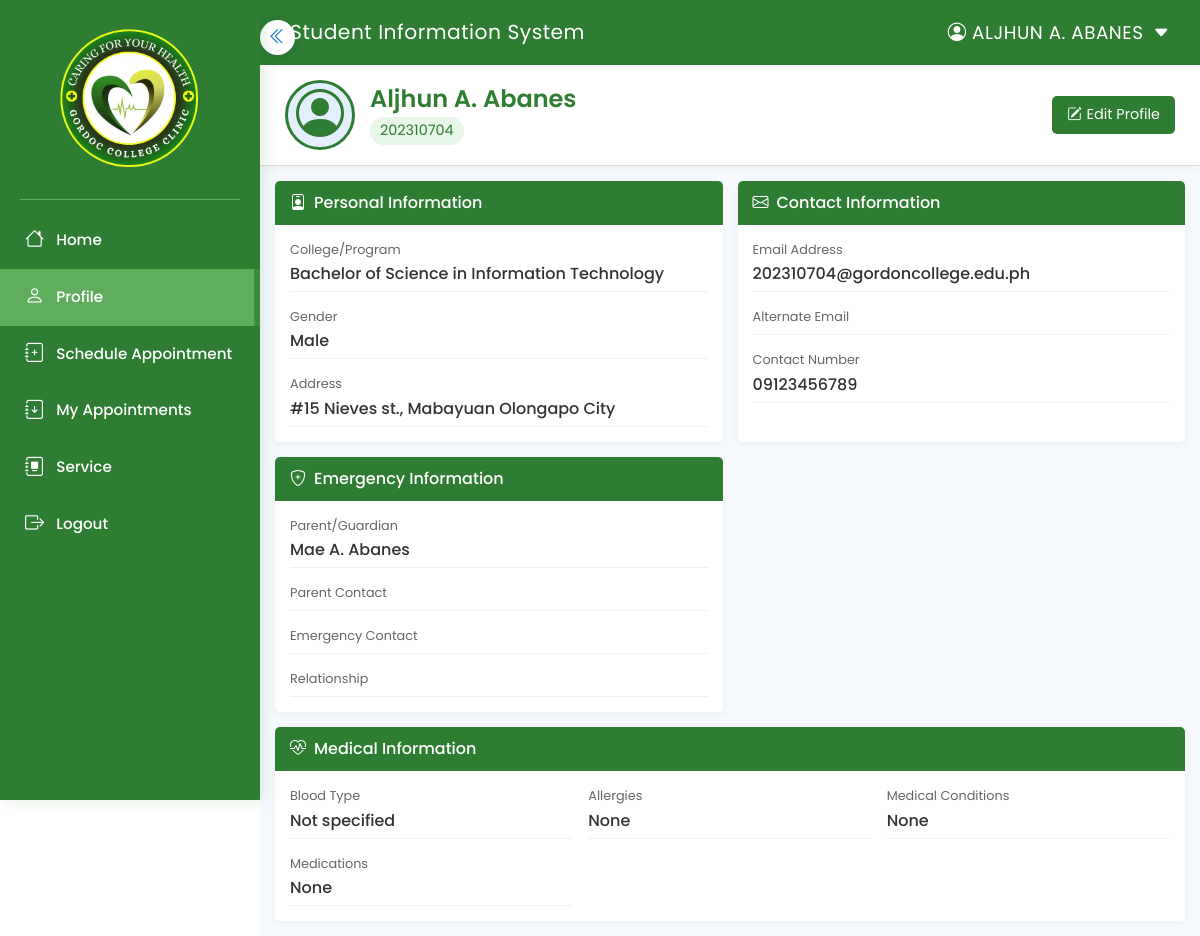
The app's page /studentHome.php (signed in) with its own data.
### tables this page shows
CREATE TABLE `students` (
  `studentID` bigint(20) NOT NULL,
  `name` varchar(100) DEFAULT NULL,
  `address` varchar(255) DEFAULT NULL,
  `parentGuardian` varchar(100) DEFAULT NULL,
  `contactNumber` varchar(20) DEFAULT NULL,
  `course` varchar(100) DEFAULT NULL,
  `dateOfBirth` date DEFAULT NULL,
  `email` varchar(100) DEFAULT NULL,
  `gender` varchar(10) DEFAULT NULL,
  `lastLogin` datetime DEFAULT NULL,
  `lastUpdated` datetime DEFAULT NULL,
  `otpCode` varchar(10) DEFAULT NULL,
  `otpExpiry` datetime DEFAULT NULL,
  `password` varchar(100) DEFAULT NULL,
  `yearLevel` varchar(20) DEFAULT NULL,
  `year` varchar(10) DEFAULT NULL,
  `profilePhoto` varchar(255) DEFAULT NULL,
  `firstName` varchar(100) DEFAULT NULL,
  `lastName` varchar(100) DEFAULT NULL
);

### studentHome.php (the view, shortened to what this page needs)
<?php
include 'config.php';
$student_id = trim($_SESSION['studentID']);
$query = "SELECT * FROM students WHERE StudentID = ?";
$stmt = $conn->prepare($query);
$stmt->bind_param("s", $student_id);
$stmt->execute();
$result = $stmt->get_result();
if ($result) {
    $student_data = $result->fetch_assoc();
} else {
    echo "";
    echo "Error fetching student data: " . $conn->error;
    exit;
}
?>
<!DOCTYPE html>
<html lang="en">
<head>
    <link href="https://cdn.jsdelivr.net/npm/bootstrap@5.3.0-alpha1/dist/css/bootstrap.min.css" rel="stylesheet">
    <link href="https://cdn.jsdelivr.net/npm/bootstrap-icons/font/bootstrap-icons.css" rel="stylesheet">
</head>
<body>
    <button class="toggle-btn" id="sidebarToggle" aria-label="Toggle sidebar">
    </button>
    <div class="sidebar" id="sidebar">
        <img src="img/GCLINIC.png" alt="Logo">
        <div class="sidebar-divider"></div>
        <a href="studentDashboard.php"><i class="bi bi-house"></i> Home</a>
        <a href="studentHome.php" class="active"><i class="bi bi-person"></i> Profile</a>
        <a href="appointment.php"><i class="bi bi-journal-plus"></i> Schedule Appointment</a>
        <a href="schedule.php"><i class="bi bi-journal-arrow-down"></i> My Appointments</a>
        <a href="services.php"><i class="bi bi-journal-album"></i> Service</a>
        <a href="logout.php"><i class="bi bi-box-arrow-right"></i> Logout</a>
    </div>
    <div class="top-bar custom-navbar">
        <div class="navbar-title">Student Information System</div>
        <div class="navbar-user" id="navbarUser">
            <i class="bi bi-person-circle"></i>
            <span class="navbar-username"><?php echo strtoupper(htmlspecialchars($student_data['name'] ?? '')); ?></span>
            <i class="bi bi-caret-down-fill" style="font-size: 0.9em; margin-left: 4px;"></i>
        </div>
    </div>
    <div class="main-content" style="margin-left:260px; padding:0; min-height:100vh; background:#f6faff;">
        <div class="profile-header-bar">
            <div class="profile-photo-container">
                <?php if (!empty($student_data['profilePhoto']) && file_exists($student_data['profilePhoto'])): ?>
                    <img src="<?php echo htmlspecialchars($student_data['profilePhoto']); ?>" alt="Profile Photo" class="profile-photo">
                <?php else: ?>
                    <i class="bi bi-person-circle"></i>
                <?php endif; ?>
            </div>
            <div class="profile-header-info">
                <h2><?php echo htmlspecialchars(trim(($student_data['firstName'] ?? '') . ' ' . ($student_data['lastName'] ?? ''))); ?></h2>
                <div class="profile-id-badge"><?php echo htmlspecialchars($student_data['studentID'] ?? ''); ?></div>
            </div>
            <button type="button" class="edit-profile-btn" data-bs-toggle="modal" data-bs-target="#updateProfileModal">
                <i class="bi bi-pencil-square"></i> Edit Profile
            </button>
        </div>
        <div class="profile-content">
            <div class="info-section">
                <div class="info-header">
                    <i class="bi bi-person-badge"></i> Personal Information
                </div>
                <div class="info-grid">
                    <div class="info-item">
                        <div class="info-label">College/Program</div>
                        <div class="info-value"><?php echo htmlspecialchars($student_data['course'] ?? ''); ?></div>
                    </div>
                    <div class="info-item">
                        <div class="info-label">Gender</div>
                        <div class="info-value"><?php echo htmlspecialchars($student_data['gender'] ?? ''); ?></div>
                    </div>
                    <div class="info-item">
                        <div class="info-label">Address</div>
                        <div class="info-value"><?php echo htmlspecialchars($student_data['address'] ?? ''); ?></div>
                    </div>
                </div>
            </div>
            <div class="info-section">
                <div class="info-header">
                    <i class="bi bi-envelope"></i> Contact Information
                </div>
                <div class="info-grid">
                    <div class="info-item">
                        <div class="info-label">Email Address</div>
                        <div class="info-value"><?php echo htmlspecialchars($student_data['email'] ?? ''); ?></div>
                    </div>
                    <div class="info-item">
                        <div class="info-label">Alternate Email</div>
                    </div>
                    <div class="info-item">
                        <div class="info-label">Contact Number</div>
                        <div class="info-value"><?php echo htmlspecialchars($student_data['contactNumber'] ?? ''); ?></div>
                    </div>
                </div>
            </div>
            <div class="info-section">
                <div class="info-header">
                    <i class="bi bi-shield-plus"></i> Emergency Information
                </div>
                <div class="info-grid">
                    <div class="info-item">
                        <div class="info-label">Parent/Guardian</div>
                        <div class="info-value"><?php echo htmlspecialchars($student_data['parentGuardian'] ?? ''); ?></div>
                    </div>
                    <div class="info-item">
                        <div class="info-label">Parent Contact</div>
                    </div>
                    <div class="info-item">
                        <div class="info-label">Emergency Contact</div>
                    </div>
                    <div class="info-item">
                        <div class="info-label">Relationship</div>
                    </div>
                </div>
            </div>
            <div class="info-section">
                <div class="info-header">
                    <i class="bi bi-heart-pulse"></i> Medical Information
                </div>
                <div class="info-grid">
                    <div class="info-item">
                        <div class="info-label">Blood Type</div>
                        <div class="info-value"><?php echo htmlspecialchars($student_data['bloodType'] ?? 'Not specified'); ?></div>
                    </div>
                    <div class="info-item">
                        <div class="info-label">Allergies</div>
                        <div class="info-value"><?php echo htmlspecialchars($student_data['allergies'] ?? 'None'); ?></div>
                    </div>
                    <div class="info-item">
                        <div class="info-label">Medical Conditions</div>
                        <div class="info-value"><?php echo htmlspecialchars($student_data['medicalConditions'] ?? 'None'); ?></div>
                    </div>
                    <div class="info-item">
                        <div class="info-label">Medications</div>
                        <div class="info-value"><?php echo htmlspecialchars($student_data['medications'] ?? 'None'); ?></div>
                    </div>
                </div>
            </div>
        </div>
    </div>
</body>
</html>

### studentHome.php (style rules this page uses)
body { margin: 0; font-family: 'Poppins', sans-serif; overflow-x: hidden; }
.sidebar { width: 260px; height: 100vh; position: fixed; background-color: #2e7d32 !important; color: white; padding-top: 15px; box-shadow: 4px 0 15px rgba(46, 125, 50, 0.15); transition: transform 0.3s ease; z-index: 2000; overflow-y: hidden; left: 0; top: 0; display: block; }
.sidebar img { width: 65%; height: auto; margin: 0 auto 15px; display: block; filter: none; transition: transform 0.3s ease; }
.sidebar-divider { border-bottom: 1.5px solid #60ad5e; margin: 12px 20px; }
.sidebar a { display: flex; align-items: center; color: #fff; text-decoration: none; padding: 14px 25px; width: 100%; transition: all 0.3s ease; font-size: 0.95rem; font-weight: 500; position: relative; overflow: hidden; }
.sidebar a i { margin-right: 12px; font-size: 1.2rem; transition: transform 0.3s ease; }
.sidebar a.active { background: #60ad5e; color: #fff; border-right: 6px solid #388e3c; }
.top-bar.custom-navbar { width: calc(100% - 260px); height: 65px; background-color: #2e7d32; color: #fff; display: flex; align-items: center; padding: 0 30px; font-size: 1.15rem; font-weight: 400; margin-left: 260px; justify-content: space-between; transition: all 0.3s ease; box-shadow: none; border-bottom: none; letter-spacing: 0.5px; }
.navbar-title { font-size: 1.1em; font-weight: 400; letter-spacing: 0.5px; }
.navbar-user { position: relative; cursor: pointer; }
.navbar-username { text-transform: uppercase; font-size: 1em; font-weight: 400; letter-spacing: 0.5px; }
.toggle-btn { position: fixed; left: 260px; top: 20px; background: #fff; color: #1976d2; border: none; width: 35px; height: 35px; padding: 0; border-radius: 50%; box-shadow: 0 2px 10px rgba(1, 31, 75, 0.15); cursor: pointer; z-index: 1100; transition: all 0.3s ease; display: flex; align-items: center; justify-content: center; }
.main-content { margin-left: 260px; padding: 20px; padding-top: 70px; transition: margin-left 0.3s ease; }
.main-content { margin-left: 260px; padding: 0; min-height: 100vh; background: #f6faff; }
.profile-header-bar { background: #fff; display: flex; align-items: center; padding: 15px 25px; box-shadow: 0 2px 10px rgba(0,0,0,0.05); margin-bottom: 0; border-bottom: 1px solid #e0e0e0; }
.profile-photo-container { width: 70px; height: 70px; border-radius: 50%; overflow: hidden; background: #e3f0fc; display: flex; align-items: center; justify-content: center; border: 3px solid #2e7d32; flex-shrink: 0; }
.profile-photo-container i { font-size: 3rem; color: #2e7d32; }
.profile-header-info { margin-left: 15px; flex-grow: 1; }
.profile-header-info h2 { margin: 0; font-size: 1.5rem; font-weight: 600; color: #2e7d32; }
.profile-id-badge { display: inline-block; background: #e8f5e9; color: #2e7d32; padding: 3px 10px; border-radius: 15px; font-size: 0.9rem; margin-top: 3px; }
.edit-profile-btn { background: #2e7d32; color: white; border: none; border-radius: 5px; padding: 8px 15px; font-size: 0.9rem; display: flex; align-items: center; gap: 5px; cursor: pointer; transition: all 0.2s; }
.profile-content { display: grid; grid-template-columns: repeat(2, 1fr); gap: 15px; padding: 15px; }
.info-section { background: white; border-radius: 5px; box-shadow: 0 2px 8px rgba(0,0,0,0.05); overflow: hidden; }
.info-header { background: #2e7d32; color: white; padding: 10px 15px; font-weight: 500; font-size: 1rem; display: flex; align-items: center; gap: 8px; }
.info-grid { display: grid; grid-template-columns: repeat(auto-fill, minmax(250px, 1fr)); gap: 15px; padding: 15px; }
.info-item { border-bottom: 1px solid #f0f0f0; padding-bottom: 5px; }
.info-label { font-size: 0.8rem; color: #666; margin-bottom: 3px; }
.info-value { font-size: 1rem; font-weight: 500; color: #333; word-break: break-word; }
.info-section:last-child { grid-column: 1 / -1; }

### records on screen
students: name "ALJHUN A. ABANES", firstName+lastName "Aljhun A. Abanes", studentID "202310704", course "Bachelor of Science in Information Technology", gender "Male", address "#15 Nieves st., Mabayuan Olongapo City", email "202310704@gordoncollege.edu.ph", contactNumber "09123456789", parentGuardian "Mae A. Abanes"

### other values on screen
$student_data['bloodType'] "Not specified"
$student_data['allergies'] "None"
$student_data['medicalConditions'] "None"
$student_data['medications'] "None"
